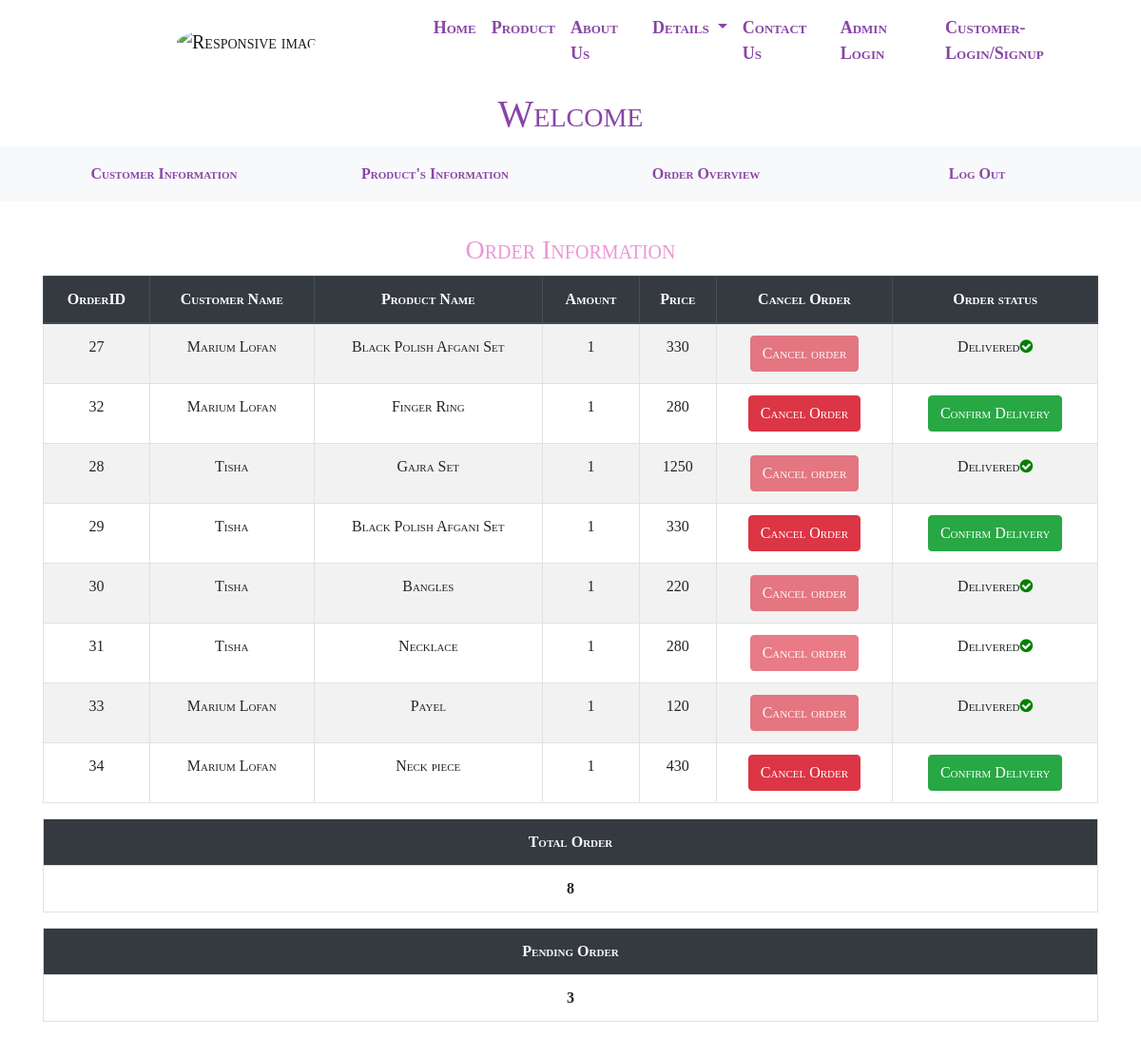
Screenshot of /php/order_overview.php with the database file from the repository.
### tables this page shows
CREATE TABLE IF NOT EXISTS `cart` (
  `cartID` int(30) NOT NULL AUTO_INCREMENT,
  `amount` int(255) NOT NULL,
  `proID` int(30) NOT NULL,
  `CustomerID` int(100) NOT NULL,
  `flag` int(11) NOT NULL,
  `cflag` int(30) NOT NULL,
  PRIMARY KEY (`cartID`)
);

CREATE TABLE IF NOT EXISTS `customer_info` (
  `CustomerID` int(100) NOT NULL AUTO_INCREMENT,
  `CustomerName` varchar(255) NOT NULL,
  `Email` varchar(255) NOT NULL,
  `Password` varchar(255) NOT NULL,
  `Address` varchar(255) NOT NULL,
  `PhoneNumber` varchar(14) NOT NULL,
  PRIMARY KEY (`CustomerID`)
);

CREATE TABLE IF NOT EXISTS `product_info` (
  `proID` int(30) NOT NULL AUTO_INCREMENT,
  `proName` varchar(255) NOT NULL,
  `proType` varchar(255) NOT NULL,
  `price` int(255) NOT NULL,
  `piece` int(255) NOT NULL,
  `image` varchar(255) NOT NULL,
  PRIMARY KEY (`proID`)
);

### php/order_overview.php (the view, shortened to what this page needs)
<!DOCTYPE html>
<html lang="en">
<head>
    <link href="https://stackpath.bootstrapcdn.com/font-awesome/4.7.0/css/font-awesome.min.css" rel="stylesheet">
    <link rel="stylesheet" href="../css/bootstrap.min.css">
    <link rel="stylesheet" href="../css/animate.css">
    <link rel="stylesheet" href="../css/index.css">
    <link rel="stylesheet" href="../css/admin_query.css">
</head>
<body>
  <nav class="navbar navbar-expand-lg navbar-light bg-color sticky-top">
    <a class="navbar-brand" href="#">
      <img src="../media/banner1 (2).png" class="img-fluid logo-image" alt="Responsive image"></a>
    <div class="collapse navbar-collapse" id="navbarSupportedContent">
      <ul class="navbar-nav mr-auto nav-margin">
        <li class="nav-item active">
          <a class="nav-link nav-color ac-color animate__animated animate__zoomIn wow zoomIn" href="../php/Home.php">Home <span class="sr-only">(current)</span></a>
        </li>
        <li class="nav-item">
          <a class="nav-link nav-color animate__animated animate__zoomIn wow zoomIn " href="../php/product.php">Product</a>
        </li>
        <li class="nav-item active">
          <a class="nav-link nav-color  animate__animated animate__zoomIn wow zoomIn" href="../php/about.php"> About Us <span class="sr-only">(current)</span></a>
        </li>
        <li class="nav-item dropdown">
          <a class="nav-link dropdown-toggle nav-color " href="#" id="navbarDropdown" role="button" data-toggle="dropdown" aria-haspopup="true" aria-expanded="false">
            Details
          </a>
        </li>
        <li class="nav-item active">
          <a class="nav-link nav-color  animate__animated animate__zoomIn wow zoomIn" href="../php/contact.php">Contact Us <span class="sr-only">(current)</span></a>
        </li>
        <li class="nav-item active">
          <a class="nav-link nav-color  animate__animated animate__zoomIn wow zoomIn" href="../php/admin_login.php">Admin Login
            <span class="sr-only">(current)</span></a>
        </li>
        <li class="nav-item active">
          <a class="nav-link nav-color  animate__animated animate__zoomIn wow zoomIn" href="../php/customer_login.php">Customer- Login/Signup <span class="sr-only">(current)</span></a>
        </li>
      </ul>
    </div>
  </nav>
  <div class="container heading">
    <h1>Welcome <?php echo $row['adminName']; ?></h1>
  </div>
  <div class="menu bg-light">
        <div class="container">
            <div class="row text-center info">
                <div class="col-sm">
                    <a href="customer_table.php" class="btn btn-light">Customer Information</a>
                </div>
                <div class="col-sm">
                    <a href="product_table.php" class="btn btn-light">Product's Information</a>
                </div>
                <div class="col-sm">
                    <a href="order_overview.php" class="btn btn-light">Order Overview</a>
                </div>
                <div class="col-sm">
                    <a href="index.php" class="btn  btn-light">Log Out</a>
                </div>
            </div>
        </div>
    </div>
  <br>
<div class="container">
<?php
    include_once('database.php');
    if ($connect) {
        $sql2 = "SELECT * FROM (cart inner join product_info using(proID)) inner join customer_info using(CustomerID) where flag='1'";
        $res2 = mysqli_query($connect, $sql2);
        $result2 = mysqli_num_rows($res2);
        if ($result2 > 0) {
    ?>
            <div class="container heading">
                <h3>Order Information</h3>
            </div>
            <table class="table table-striped text-center table-hover table-bordered">
                <div class="container">
                    <thead class="thead-dark container">
                            <th>OrderID</th>
                            <th>Customer Name</th>
                            <th>Product Name</th>
                            <th>Amount</th>
                            <th>Price</th>
                            <th>Cancel Order</th>
                            <th>Order status</th>
                        </thead>
                    <?php
                            while($row2=mysqli_fetch_assoc($res2)):
                            ?>
                        <tr class="text-center container">
                            <td><?php echo $row2['cartID'];?></td>
                            <td><?php echo $row2['CustomerName'];?></td>
                            <td><?php echo $row2['proName'];?></td>
                            <td><?php echo $row2['amount'];?></td>
                            <td><?php echo $row2['price'];?></td>
                            <?php
                                if($row2['cflag']==0){
                                    ?>
                                    <td><a href="order_overview.php?cancel=<?php echo $row2['cartID'];?>" class="btn btn-danger">Cancel Order</a></button></td>
                                    <?php
                                }else{
                                    ?>
                                    <td><button type="button" class="btn btn-danger" disabled>Cancel order</button></td>
                                    <?php
                                }
                            ?>
                            <?php
                                if($row2['cflag']==0){
                                    ?>
                                    <td><a href="order_overview.php?delivery=<?php echo $row2['cartID'];?>" class="btn btn-success">Confirm Delivery</a></td>
                                    <?php
                                }else{
                                    ?>
                                    <td><?php echo "Delivered"?><i class='fa fa-check-circle' style='color: green'></i></td>
                                    <?php
                                }
                            ?>
                        </tr>
                    <?php endwhile ; ?>
                    </div>
                    </table>
            <table class="table table-striped table-hover table-bordered mt-2">
                <tr class="bg-dark text-light text-center">
                    <th>Total Order</th>
                </tr>
                <tr class="text-center">
                    <th><?php echo $result2 ?></th>
                </tr>
            </table>
            <table class="table table-striped table-hover table-bordered mt-2">
                <tr class="bg-dark text-light text-center">
                    <th>Pending Order</th>
                </tr>
                <?php
                    $sql3 = "SELECT * FROM cart where flag='1' and cflag='0'";
                    $res3 = mysqli_query($connect, $sql3);
                    $result3 = mysqli_num_rows($res3);
                ?>
                <tr class="text-center">
                    <th><?php echo $result3 ?></th>
                </tr>
            </table>
    <?php
        }
        else
        {
    ?>
            <h1 class="text-center text-danger mt-3">you haven't placed any orders yet</h1>
    <?php
        }
    }
    ?>
</body>
</html>

### css/index.css (style rules this page uses)
* { margin: 0; padding: 0; font-family: 'Times New Roman', Times, serif; font-variant: small-caps; }
.logo-image { width:80px; height:80px; border-radius: 50%; margin-left: 20px; }
.bg-color { background-color:white; }
.logo-image { width:80px; height:80px; border-radius: 50%; margin-left: 170px; }
.nav-margin { margin-left:100px; }
.nav-color { font-size:18px; color:#8946A6!important; font-weight: bolder; }

### css/admin_query.css (style rules this page uses)
* { margin: 0; padding: 0; font-family: 'Times New Roman', Times, serif; font-variant: small-caps; }
.logo-image { width: 80px; height: 80px; border-radius: 50%; margin-left: 20px; }
.bg-color { background-color: white; }
.logo-image { width: 80px; height: 80px; border-radius: 50%; margin-left: 170px; }
.nav-margin { margin-left: 100px; }
.nav-color { font-size: 18px; color: #8946A6!important; font-weight: bolder; }
.heading { text-align: center; margin: 10px auto; color: #8946A6; }
.heading h3 { color: #EA99D5; }
.info .col-sm { padding: 10px; font-size: 20px; }
.info .btn { color: #8946A6; font-weight: bolder; }

### rows the page displays
cart: cartID "27", CustomerID.CustomerName "Marium Lofan", proID.proName "Black Polish Afgani Set", amount "1", proID.price "330", cflag "Cancel order"
cart: cartID "32", CustomerID.CustomerName "Marium Lofan", proID.proName "Finger Ring", amount "1", proID.price "280"
cart: cartID "28", CustomerID.CustomerName "Tisha", proID.proName "Gajra Set", amount "1", proID.price "1250", cflag "Cancel order"
cart: cartID "29", CustomerID.CustomerName "Tisha", proID.proName "Black Polish Afgani Set", amount "1", proID.price "330"
cart: cartID "30", CustomerID.CustomerName "Tisha", proID.proName "Bangles", amount "1", proID.price "220", cflag "Cancel order"
cart: cartID "31", CustomerID.CustomerName "Tisha", proID.proName "Necklace", amount "1", proID.price "280", cflag "Cancel order"
cart: cartID "33", CustomerID.CustomerName "Marium Lofan", proID.proName "Payel", amount "1", proID.price "120", cflag "Cancel order"
cart: cartID "34", CustomerID.CustomerName "Marium Lofan", proID.proName "Neck piece", amount "1", proID.price "430"

### other values shown
$result2 "8"
$result3 "3"
